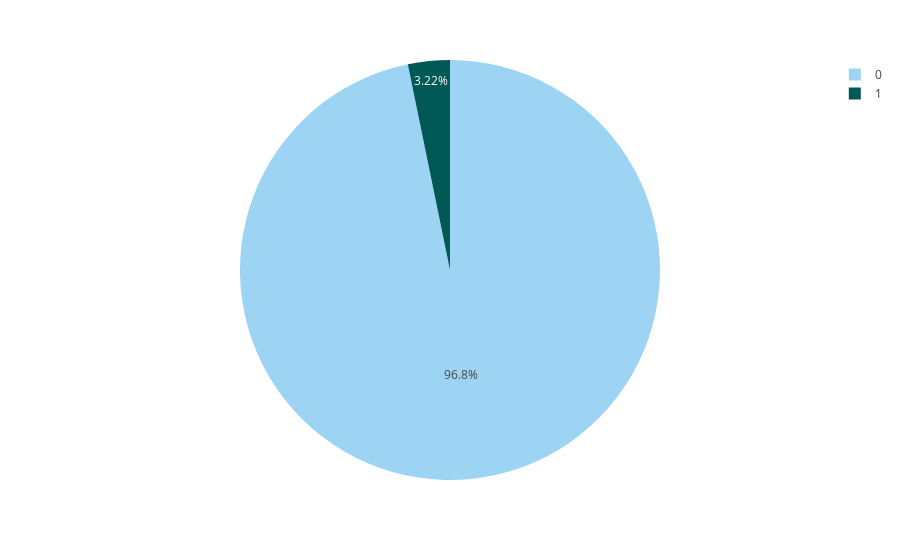

Write notebook code for a chart like this one.
### Code cell
# How many of the visitors subscribe to the newsletter?
fig = px.pie(data_sample, names ='converted')
fig.show()

### Figure 1 — Plotly figure (JSON) as saved in the notebook; plotly's stock layout.template omitted (floating-point values rounded to 4 significant figures; data arrays with more than 128 entries replaced by an {"elided": "..."} marker saying what was removed)
{"data": [{"domain": {"x": [0, 1], "y": [0, 1]}, "hovertemplate": "converted=%{label}<extra></extra>", "labels": {"elided": "5000 int values"}, "legendgroup": "", "name": "", "showlegend": true, "type": "pie"}], "layout": {"legend": {"tracegroupgap": 0}, "margin": {"t": 60}}}
